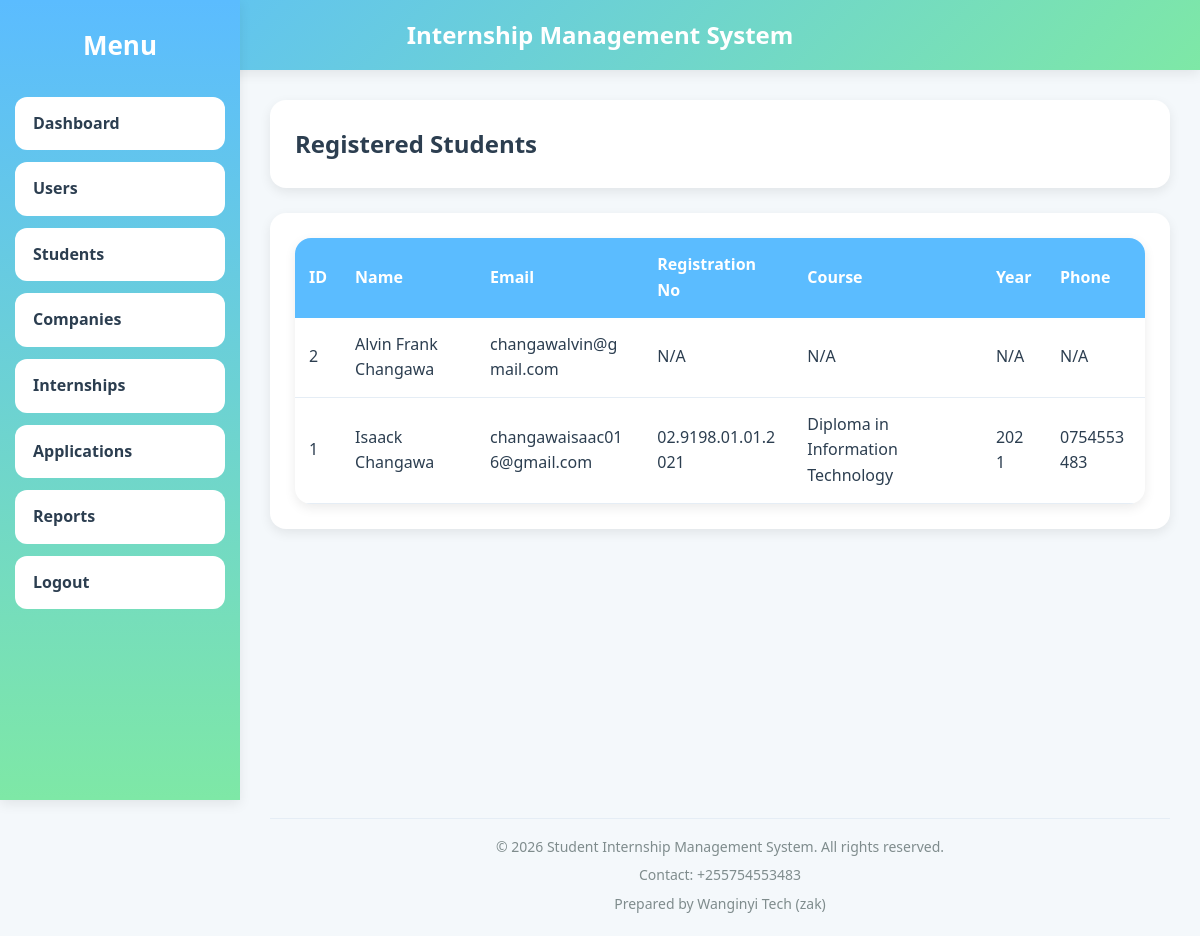
/frontend/admin/students.php (signed in), run on the app's committed database.
### tables this page shows
CREATE TABLE `students` (
  `student_id` int(11) NOT NULL,
  `user_id` int(11) DEFAULT NULL,
  `registration_no` varchar(100) DEFAULT NULL,
  `course` varchar(100) DEFAULT NULL,
  `year_of_study` int(11) DEFAULT NULL,
  `phone` varchar(20) DEFAULT NULL
);

CREATE TABLE `users` (
  `user_id` int(11) NOT NULL,
  `full_name` varchar(100) DEFAULT NULL,
  `email` varchar(100) DEFAULT NULL,
  `password` varchar(255) DEFAULT NULL,
  `role` enum('student','company','admin') DEFAULT NULL,
  `created_at` timestamp NOT NULL DEFAULT current_timestamp()
);

### backend/classes/Student.php (called while the page is built, shortened)
<?php
require_once __DIR__ . "/../config/database.php";
class Student
{
    private $conn;
    private $table = "students";
    public function __construct()
    {
        $database = new Database();
        $this->conn = $database->connect();
    }
    public function getAllStudents()
    {
        $sql = "SELECT s.*, u.email, u.full_name
                FROM {$this->table} s
                JOIN users u ON s.user_id = u.user_id
                ORDER BY u.full_name ASC";
        $stmt = $this->conn->prepare($sql);
        $stmt->execute();
        return $stmt;
    }
}

### backend/config/database.php (called while the page is built, shortened)
<?php
class Database
{
    private $host;
    private $dbname;
    private $username;
    private $password;
    public function __construct()
    {
        $this->host = getenv('DB_HOST') ?: 'localhost';
        $this->dbname = getenv('DB_NAME') ?: 'internship_db';
        $this->username = getenv('DB_USERNAME') ?: 'root';
        $this->password = getenv('DB_PASSWORD') ?: '';
    }
    public function connect()
    {
        try {
            $this->conn = new PDO(
                "mysql:host={$this->host};dbname={$this->dbname}",
                $this->username,
                $this->password
            );
            $this->conn->setAttribute(
                PDO::ATTR_ERRMODE,
                PDO::ERRMODE_EXCEPTION
            );
            return $this->conn;
        } catch(PDOException $e) {
            die("Connection Failed: " . $e->getMessage());
        }
    }
}

### frontend/admin/students.php (the view, shortened to what this page needs)
<?php
require_once "../../backend/config/database.php";
require_once "../../backend/classes/Student.php";
$studentObj = new Student();
$students = $studentObj->getAllStudents();
include "../layouts/header.php";
include "../layouts/sidebar.php";
?>
<div class="card">
    <h2>Registered Students</h2>
</div>
<div class="card">
    <table>
        <thead>
        <tr>
            <th>ID</th>
            <th>Name</th>
            <th>Email</th>
            <th>Registration No</th>
            <th>Course</th>
            <th>Year</th>
            <th>Phone</th>
        </tr>
        </thead>
        <tbody>
        <?php while ($row = $students->fetch(PDO::FETCH_ASSOC)): ?>
            <tr>
                <td><?= htmlspecialchars($row['student_id']) ?></td>
                <td><?= htmlspecialchars($row['full_name']) ?></td>
                <td><?= htmlspecialchars($row['email']) ?></td>
                <td><?= htmlspecialchars($row['registration_no'] ?? 'N/A') ?></td>
                <td><?= htmlspecialchars($row['course'] ?? 'N/A') ?></td>
                <td><?= htmlspecialchars($row['year_of_study'] ?? 'N/A') ?></td>
                <td><?= htmlspecialchars($row['phone'] ?? 'N/A') ?></td>
            </tr>
        <?php endwhile; ?>
        </tbody>
    </table>
</div>
<?php include "../layouts/footer.php"; ?>

### frontend/assets/css/style.css (style rules this page uses)
:root { --primary: #5bbcff; --primary-light: #87d5ff; --secondary: #7ee8a6; --success: #27ae60; --warning: #f39c12; --danger: #e74c3c; --white: #ffffff; --bg: #f4f8fb; --text: #2c3e50; --text-light: #7f8c8d; --border: #e5edf5; --sidebar-width: 240px; --radius: 16px; --shadow: 0 4px 12px rgba(0, 0, 0, 0.08); --shadow-hover: 0 12px 30px rgba(0, 0, 0, 0.12); --transition: 0.3s ease; }
* { margin: 0; padding: 0; box-sizing: border-box; }
html, body { height: 100%; overflow-x: hidden; }
body { font-family: "Segoe UI", sans-serif; background: var(--bg); color: var(--text); line-height: 1.6; }
.card { background: white; padding: 25px; margin-bottom: 25px; border-radius: var(--radius); box-shadow: var(--shadow); transition: var(--transition); max-width: 900px; width: 100%; overflow-x: auto; }
table { width: 100%; border-collapse: collapse; background: white; border-radius: var(--radius); overflow: hidden; box-shadow: var(--shadow); table-layout: auto; }
table th { background: var(--primary); color: white; padding: 14px; text-align: left; }
table td { padding: 14px; border-bottom: 1px solid var(--border); overflow-wrap: anywhere; }

### data on the page
students: student_id "2", user.full_name "Alvin Frank Changawa", user.email "changawalvin@gmail.com", registration_no "N/A", course "N/A", year_of_study "N/A", phone "N/A"
students: student_id "1", user.full_name "Isaack Changawa", user.email "changawaisaac016@gmail.com", registration_no "02.9198.01.01.2021", course "Diploma in Information Technology", year_of_study "2021", phone "0754553483"
